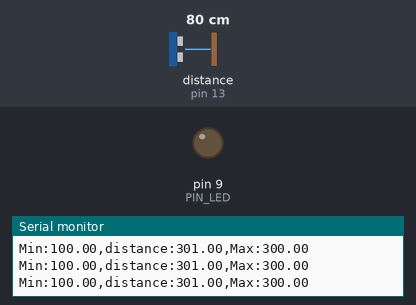
Bench run of a sketch on a simulated Arduino Uno, built with avr-gcc and run on an emulated ATmega328P. On the bench: output pins drawn as LEDs (lit = HIGH), the last lines printed to the serial monitor. Wiring (inferred from the names in the program): ultrasonic range finder: trigger pin 12; echo pin 13. The inputs (shaded band) are chosen by the test bench; at power-on: distance to the obstacle (sensor on pin 13) 80 cm. The echo pulse lasts 58.3 µs per cm; pins used as bus, display or sensor lines are not drawn.

Above: at 1.2 s.
1.3 s: distance to the obstacle (sensor on pin 13) set to 18 cm
At 1.9 s:
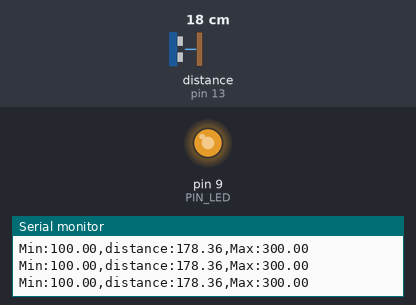
2.8 s: distance to the obstacle (sensor on pin 13) set to 103 cm
At 3.9 s:
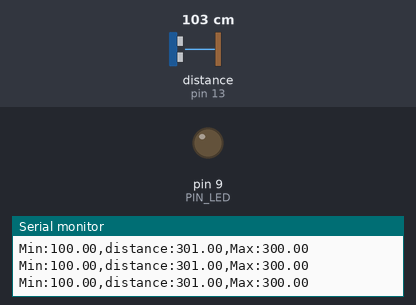
Timing chart, 0 to 5.8 s (numbered marks = the images above; inputs shaded):
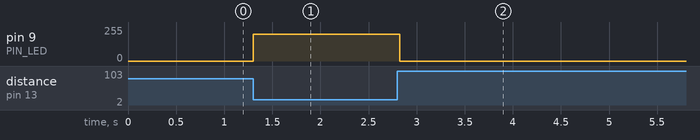

The sketch:

08_example_2.ino
```cpp
// Arduino pin assignment
#define PIN_LED 9
#define PIN_TRIG 12   // sonar sensor TRIGGER
#define PIN_ECHO 13   // sonar sensor ECHO

// configurable parameters
#define SND_VEL 346.0     // sound velocity at 24 celsius degree (unit: m/sec)
#define INTERVAL 25      // sampling interval (unit: msec)
#define PULSE_DURATION 10 // ultra-sound Pulse Duration (unit: usec)
#define _DIST_MIN 100.0   // minimum distance to be measured (unit: mm)
#define _DIST_MAX 300.0   // maximum distance to be measured (unit: mm)

#define TIMEOUT ((INTERVAL / 2) * 1000.0) // maximum echo waiting time (unit: usec)
#define SCALE (0.001 * 0.5 * SND_VEL) // coefficent to convert duration to distance

void setup() {
  // initialize GPIO pins
  pinMode(PIN_LED, OUTPUT);
  pinMode(PIN_TRIG, OUTPUT);  // sonar TRIGGER
  pinMode(PIN_ECHO, INPUT);   // sonar ECHO
  digitalWrite(PIN_TRIG, LOW);  // turn-off Sonar

  // initialize serial port
  Serial.begin(57600);
}

void loop() {
  float distance = USS_measure(PIN_TRIG, PIN_ECHO); // read distance

  if ((distance == 0.0) || (distance > _DIST_MAX)) {
      distance = _DIST_MAX + 1.0;    // Set Higher Value
      analogWrite(PIN_LED, 0);       // LED OFF
  } else if (distance < _DIST_MIN) {
      distance = _DIST_MIN - 1.0;    // Set Lower Value
      analogWrite(PIN_LED, 0);       // LED OFF
  } else {    // In desired Range
    if (distance >= 200) {
      analogWrite(PIN_LED, (300 - distance) * 2.55);
    } else {
      analogWrite(PIN_LED, (distance - 100) * 2.55);
    }
  }

  // output the distance to the serial port
  Serial.print("Min:");        Serial.print(_DIST_MIN);
  Serial.print(",distance:");  Serial.print(distance);
  Serial.print(",Max:");       Serial.print(_DIST_MAX);
  Serial.println("");

  // wait until next sampling time.
  delay(INTERVAL);
}

// get a distance reading from USS. return value is in millimeter.
float USS_measure(int TRIG, int ECHO)
{
  digitalWrite(TRIG, HIGH);
  delayMicroseconds(PULSE_DURATION);
  digitalWrite(TRIG, LOW);

  return pulseIn(ECHO, HIGH, TIMEOUT) * SCALE; // unit: mm

  // Pulse duration to distance conversion example (target distance = 17.3m)
  // - pulseIn(ECHO, HIGH, timeout) returns microseconds (음파의 왕복 시간)
  // - 편도 거리 = (pulseIn() / 1,000,000) * SND_VEL / 2 (미터 단위)
  //   mm 단위로 하려면 * 1,000이 필요 ==>  SCALE = 0.001 * 0.5 * SND_VEL
  //
  // - 예, pusseIn()이 100,000 이면 (= 0.1초, 왕복 거리 34.6m)
  //        = 100,000 micro*sec * 0.001 milli/micro * 0.5 * 346 meter/sec
  //        = 100,000 * 0.001 * 0.5 * 346
  //        = 17,300 mm  ==> 17.3m
}
```

Measured:
- after the input at 1.3 s, pin 9 (PIN_LED): 0/255 → 199/255 at once
- after the input at 2.8 s, pin 9 (PIN_LED): 199/255 → 0/255 at once
